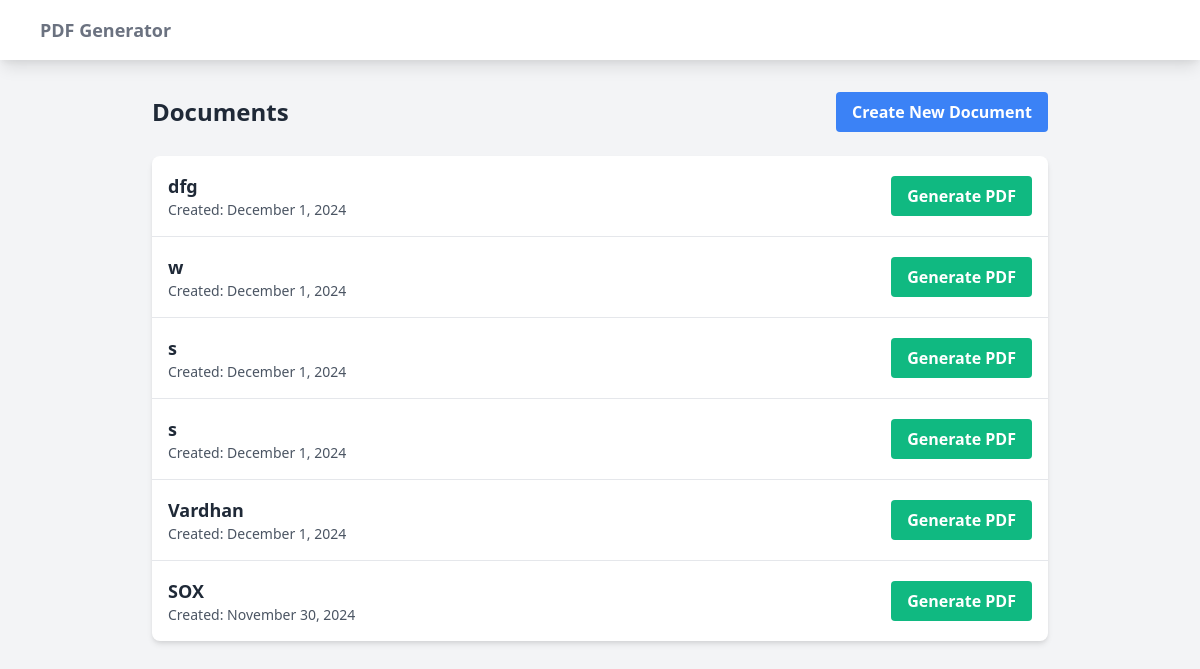
The page / on the database its author committed.
### documents/models.py (models this page shows, shortened)
class Document(models.Model):
    title = models.CharField(max_length=200)
    content = models.TextField()
    image = models.ImageField(upload_to='documents/')
    created_at = models.DateTimeField(auto_now_add=True)

### documents/views.py (the view)
# urls.py: path('', views.document_list, name='document_list'),
def document_list(request):
    documents = Document.objects.all().order_by('-created_at')
    return render(request, 'documents/document_list.html', {'documents': documents})

### documents/templates/documents/document_list.html
{% extends 'documents/base.html' %}
{% block content %}
<div class="max-w-4xl mx-auto">
    <div class="flex justify-between items-center mb-6">
        <h1 class="text-2xl font-bold text-gray-800">Documents</h1>
        <a href="{% url 'documents:document_create' %}"
           class="bg-blue-500 hover:bg-blue-700 text-white font-bold py-2 px-4 rounded">
            Create New Document
        </a>
    </div>
    <div class="bg-white shadow-md rounded-lg">
        {% if documents %}
            <ul class="divide-y divide-gray-200">
                {% for document in documents %}
                    <li class="p-4">
                        <div class="flex justify-between items-center">
                            <div>
                                <h2 class="text-lg font-semibold text-gray-800">{{ document.title }}</h2>
                                <p class="text-sm text-gray-600">Created: {{ document.created_at|date:"F j, Y" }}</p>
                            </div>
                            <a href="{% url 'documents:generate_pdf' document.pk %}"
                               class="bg-green-500 hover:bg-green-700 text-white font-bold py-2 px-4 rounded">
                                Generate PDF
                            </a>
                        </div>
                    </li>
                {% endfor %}
            </ul>
        {% else %}
            <p class="p-4 text-gray-600">No documents available.</p>
        {% endif %}
    </div>
</div>
{% endblock %}

### documents/templates/documents/base.html (shortened to what this page needs)
<!DOCTYPE html>
<html lang="en">
<head>
    <link href="https://cdn.jsdelivr.net/npm/tailwindcss@2.2.19/dist/tailwind.min.css" rel="stylesheet">
</head>
<body class="bg-gray-100">
    <nav class="bg-white shadow-lg mb-8">
        <div class="max-w-6xl mx-auto px-4">
            <div class="flex justify-between">
                <div class="flex space-x-7">
                    <div>
                        <a href="{% url 'documents:document_list' %}" class="flex items-center py-4">
                            <span class="font-semibold text-gray-500 text-lg">PDF Generator</span>
                        </a>
                    </div>
                </div>
            </div>
        </div>
    </nav>
    <div class="container mx-auto px-4">
        {% block content %}
        {% endblock %}
    </div>
</body>
</html>

### rows shown on the page
Document: title "dfg", created_at "December 1, 2024"
Document: title "w", created_at "December 1, 2024"
Document: title "s", created_at "December 1, 2024"
Document: title "s", created_at "December 1, 2024"
Document: title "Vardhan", created_at "December 1, 2024"
Document: title "SOX", created_at "November 30, 2024"
